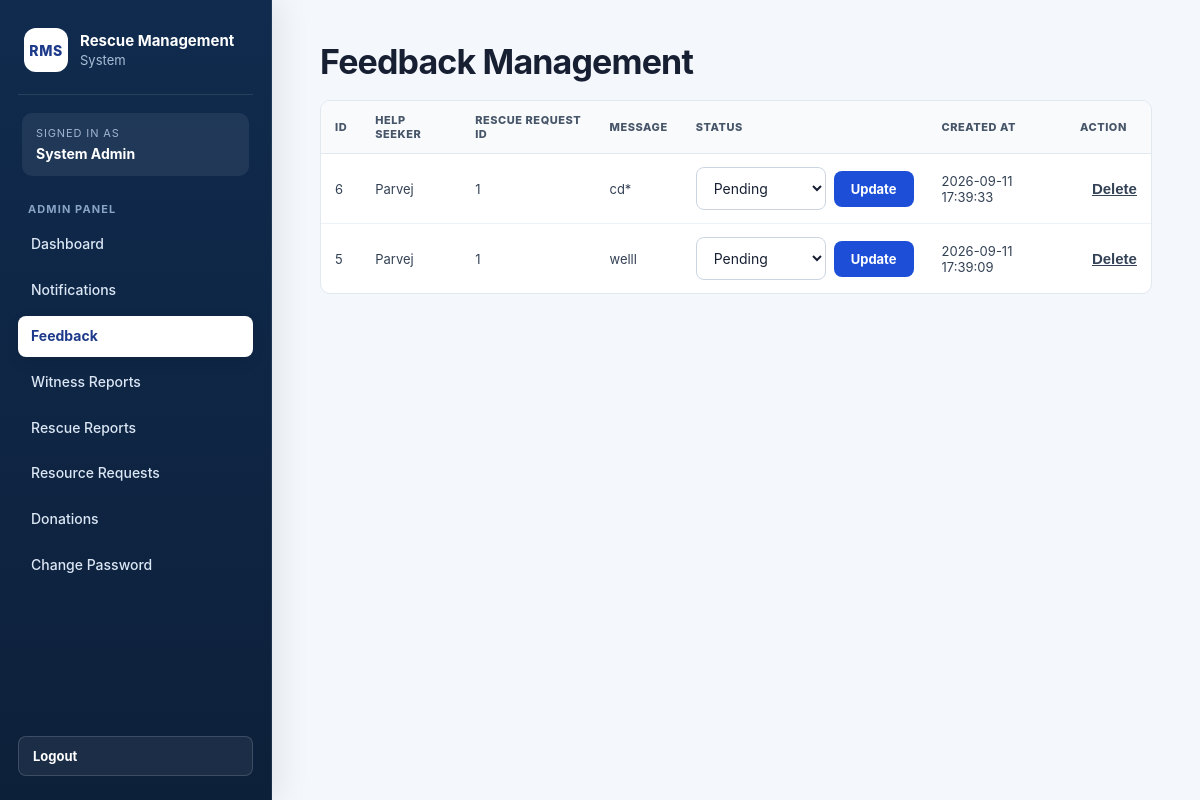
Page /index.php?page=feedback (signed in) on the committed database.
### tables this page shows
CREATE TABLE `feedback` (
  `id` int(11) NOT NULL,
  `help_seeker_id` int(11) NOT NULL,
  `rescue_request_id` int(11) DEFAULT NULL,
  `message` text NOT NULL,
  `status` enum('pending','reviewed','resolved') NOT NULL DEFAULT 'pending',
  `created_at` timestamp NOT NULL DEFAULT current_timestamp(),
  `updated_at` timestamp NOT NULL DEFAULT current_timestamp() ON UPDATE current_timestamp()
);

CREATE TABLE `users` (
  `id` int(11) NOT NULL,
  `name` varchar(100) NOT NULL,
  `username` varchar(50) NOT NULL,
  `email` varchar(150) NOT NULL,
  `phone` varchar(20) DEFAULT NULL,
  `password` varchar(255) NOT NULL,
  `role` enum('admin','volunteer','witness','help_seeker') NOT NULL,
  `created_at` timestamp NOT NULL DEFAULT current_timestamp(),
  `updated_at` timestamp NOT NULL DEFAULT current_timestamp() ON UPDATE current_timestamp()
);

### models/FeedbackModel.php (called while the page is built, shortened)
<?php
function getAllFeedback($conn)
{
    $sql = "SELECT
                f.id,
                f.help_seeker_id,
                f.rescue_request_id,
                f.message,
                f.status,
                f.created_at,
                f.updated_at,
                u.name AS help_seeker_name
            FROM feedback f
            INNER JOIN users u
                ON f.help_seeker_id = u.id
            ORDER BY f.id DESC";
    $result = mysqli_query($conn, $sql);
    $feedback = [];
    while ($row = mysqli_fetch_assoc($result)) {
        $feedback[] = $row;
    }
    return $feedback;
}

### controllers/FeedbackController.php (called while the page is built, shortened)
<?php
require_once "models/FeedbackModel.php";
function loadAllFeedback($conn)
{
    return
        getAllFeedback(
            $conn
        );
}

### views/admin/feedback/index.php (the view, shortened to what this page needs)
<?php require_once "views/partials/header.php"; ?>
<?php require_once "views/partials/sidebar.php"; ?>
<div class="content">
    <h1>Feedback Management</h1>
    <?php if (empty($feedback)): ?>
        <p>No feedback has been submitted yet.</p>
    <?php else: ?>
        <table>
            <thead>
                <tr>
                    <th>ID</th>
                    <th>Help Seeker</th>
                    <th>Rescue Request ID</th>
                    <th>Message</th>
                    <th>Status</th>
                    <th>Created At</th>
                    <th>Action</th>
                </tr>
            </thead>
            <tbody>
                <?php foreach ($feedback as $item): ?>
                    <tr>
                        <td>
                            <?php echo (int)$item['id']; ?>
                        </td>
                        <td>
                            <?php
                            echo htmlspecialchars(
                                $item['help_seeker_name']
                            );
                            ?>
                        </td>
                        <td>
                            <?php
                            echo $item['rescue_request_id'] !== null
                                ? (int)$item['rescue_request_id']
                                : 'N/A';
                            ?>
                        </td>
                        <td>
                            <?php
                            echo htmlspecialchars(
                                $item['message']
                            );
                            ?>
                        </td>
                        <td>
                            <form
                                method="POST"
                                action="index.php?page=feedback"
                                class="status-form"
                            >
                                <select name="status">
                                    <option
                                        value="pending"
                                        <?php
                                        echo $item['status'] === 'pending'
                                            ? 'selected'
                                            : '';
                                        ?>
                                    >
                                        Pending
                                    </option>
                                </select>
                                <button type="submit">
                                    Update
                                </button>
                            </form>
                        </td>
                        <td>
                            <?php
                            echo htmlspecialchars(
                                $item['created_at']
                            );
                            ?>
                        </td>
                        <td>
                            <form
                                method="POST"
                                action="index.php?page=feedback-delete"
                                class="delete-form"
                                onsubmit="return confirm('Are you sure you want to delete this feedback?');"
                            >
                                <button
                                    type="submit"
                                    class="delete-link"
                                >
                                    Delete
                                </button>
                            </form>
                        </td>
                    </tr>
                <?php endforeach; ?>
            </tbody>
        </table>
    <?php endif; ?>
</div>
<?php require_once "views/partials/footer.php"; ?>

### rows in the picture
feedback: id "6", help_seeker.name "Parvej", rescue_request "1", message "cd*", status "Pending", created_at "2026-09-11 17:39:33"
feedback: id "5", help_seeker.name "Parvej", rescue_request "1", message "welll", status "Pending", created_at "2026-09-11 17:39:09"

### other values in the picture
$userName "System Admin"
